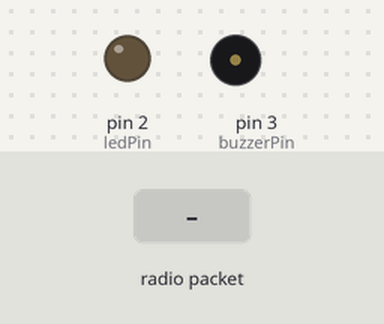
The sketch below on a simulated Arduino Uno, built with avr-gcc and run on an emulated ATmega328P. On the bench: output pins drawn as LEDs (lit = HIGH), buzzer (waves = sounding). Inputs (shaded band) come from the test bench. No radio packets arrive unless stated; what the sketch prints to the serial monitor is not drawn.

Above: at 3.2 s.
3.3 s: radio packet "1" arrives
At 5.3 s:
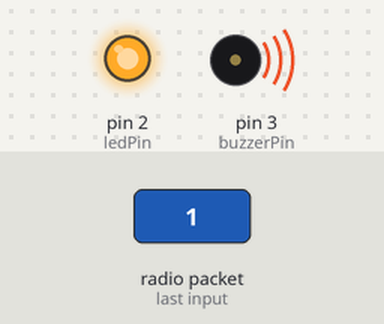
Timing chart, 0 to 15.5 s (numbered marks = the images above; inputs shaded):
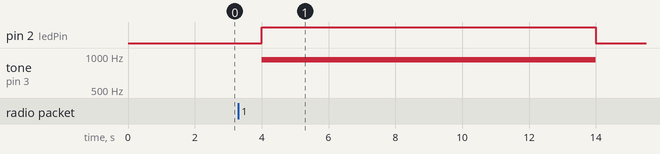

Measured:
- after the input at 3.3 s, pin 2 (ledPin): LOW → HIGH after 0.70 s, → LOW 10.0 s later; tone on pin 3 (buzzerPin): silent → 923 Hz after 0.70 s, → silent 10.0 s later

The sketch:

monday_rec.ino
```cpp
// Include RadioHead Amplitude Shift Keying Library
#include <RH_ASK.h>
// Include dependant SPI Library
#include <SPI.h>

// Create Amplitude Shift Keying Object
RH_ASK rf_driver;
#define dataIn 11
#define dataOut 12
 int ledPin = 2;
 int buzzerPin =3;
const int toneFreq =923;
void setup()
{
    // Initialize ASK Object
    rf_driver.init();
    // Setup Serial Monitor
    Serial.begin(9600);
    delay(2000);
    pinMode(dataIn, INPUT);
    pinMode(ledPin,OUTPUT);
    pinMode(buzzerPin,OUTPUT);

}

void loop()
{
    // Set buffer to size of expected message
    uint8_t buf[11];
    uint8_t buflen = sizeof(buf);
    delay(2000);
    // Check if received packet is correct size
    if (rf_driver.recv(buf, &buflen))
    {
      Serial.print("Message Received: ");
      Serial.println((char*)buf);
        digitalWrite(ledPin,HIGH);
        tone(buzzerPin,toneFreq);
          delay(5000);
         tone(buzzerPin,toneFreq);
          delay(5000);

          noTone(buzzerPin);
         digitalWrite(ledPin,LOW);

      }
    else{
      /*   noTone(buzzerPin);
         digitalWrite(ledPin,LOW);  */
    }

}
```
